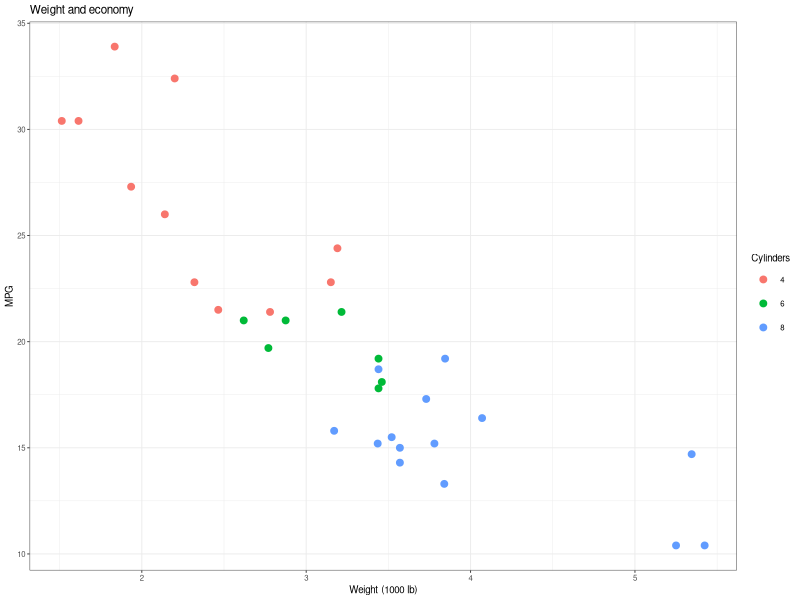

The R script that drew this image:
library(ggplot2)

cfg <- list(base = 7, width = 7, height = 5)
p <- ggplot(mtcars, aes(wt, mpg, colour = factor(cyl))) + geom_point(size = 2) +
  labs(title = "Weight and economy", x = "Weight (1000 lb)", y = "MPG", colour = "Cylinders") +
  theme_bw(base_size = cfg$base)
ggsave("figure.png", p, width = 7, height = 5)
